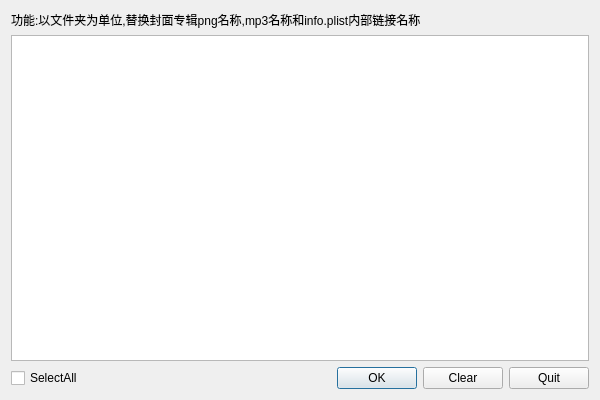
<?xml version="1.0" encoding="UTF-8"?>
<ui version="4.0">
 <class>QPackageSongsDialog</class>
 <widget class="QDialog" name="QPackageSongsDialog">
  <property name="geometry">
   <rect>
    <x>0</x>
    <y>0</y>
    <width>600</width>
    <height>400</height>
   </rect>
  </property>
  <property name="windowTitle">
   <string>PackageSongsDialog</string>
  </property>
  <layout class="QGridLayout" name="gridLayout">
   <item row="0" column="0">
    <layout class="QVBoxLayout" name="verticalLayout">
     <item>
      <widget class="QLabel" name="label">
       <property name="text">
        <string>功能:以文件夹为单位,替换封面专辑png名称,mp3名称和info.plist内部链接名称</string>
       </property>
       <property name="textFormat">
        <enum>Qt::PlainText</enum>
       </property>
       <property name="wordWrap">
        <bool>true</bool>
       </property>
      </widget>
     </item>
     <item>
      <widget class="QListWidget" name="listWidget"/>
     </item>
     <item>
      <layout class="QHBoxLayout" name="horizontalLayout">
       <item>
        <widget class="QCheckBox" name="selectAll">
         <property name="text">
          <string>SelectAll</string>
         </property>
        </widget>
       </item>
       <item>
        <spacer name="horizontalSpacer">
         <property name="orientation">
          <enum>Qt::Horizontal</enum>
         </property>
         <property name="sizeHint" stdset="0">
          <size>
           <width>148</width>
           <height>20</height>
          </size>
         </property>
        </spacer>
       </item>
       <item>
        <widget class="QPushButton" name="ok">
         <property name="text">
          <string>OK</string>
         </property>
        </widget>
       </item>
       <item>
        <widget class="QPushButton" name="clear">
         <property name="text">
          <string>Clear</string>
         </property>
        </widget>
       </item>
       <item>
        <widget class="QPushButton" name="quit">
         <property name="text">
          <string>Quit</string>
         </property>
        </widget>
       </item>
      </layout>
     </item>
    </layout>
   </item>
  </layout>
 </widget>
 <resources/>
 <connections/>
</ui>
